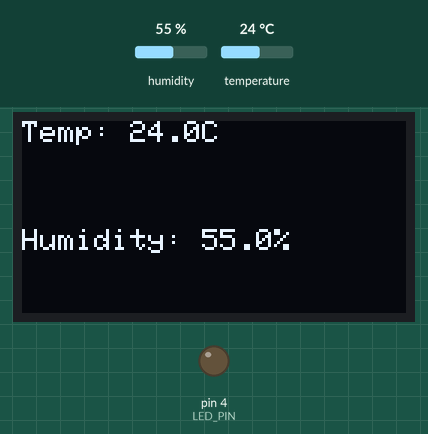
Simulated run of this sketch. Board: Arduino Uno, built with avr-gcc and run on an emulated ATmega328P. Shown: 128×64 one-colour display, output pins drawn as LEDs (lit = HIGH). The test bench sets the inputs (shaded band); at power-on: temperature 24 °C, humidity 55 %.

Above: at 1.2 s.
1.3 s: temperature set to 27.7 °C
At 2.8 s:
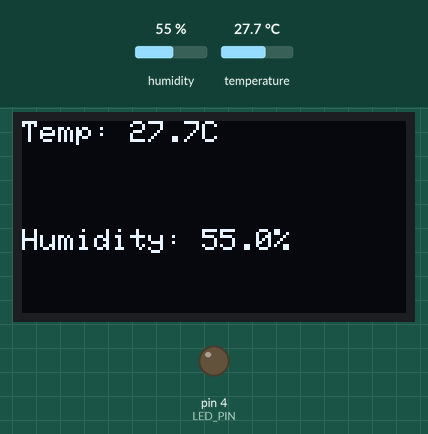
4.0 s: temperature set to 28.7 °C
At 5.6 s:
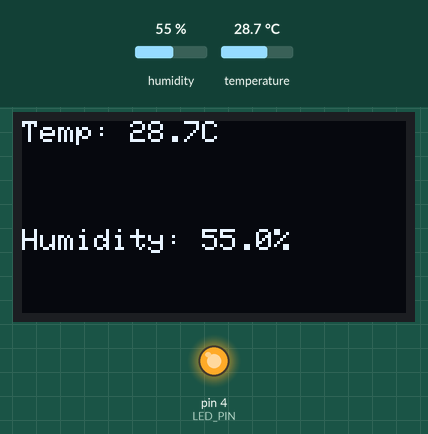
6.7 s: humidity set to 22 %
At 8.8 s:
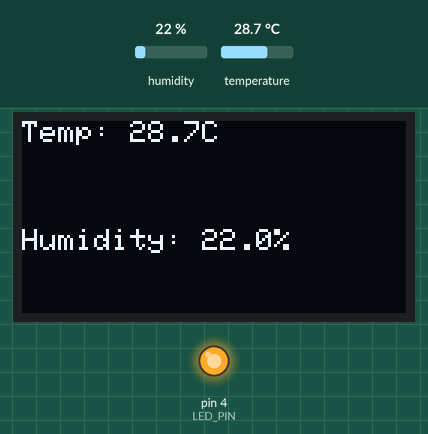
9.7 s: humidity set to 40 %
At 11.6 s:
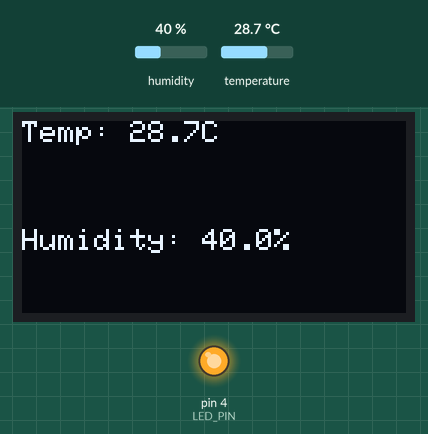
Timing chart, 0 to 13.1 s (numbered marks = the images above; inputs shaded):
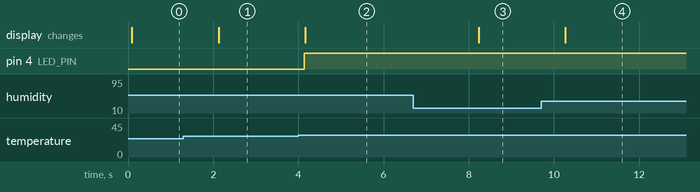

Measured:
- the behaviour switches between 28 and 28.1 °C on temperature (found by bisection; images 1 and 2)
- after the input at 1.3 s, the display: changes after 0.83 s (image 1)
- after the input at 4.0 s, pin 4 (LED_PIN): LOW → HIGH after 0.13 s; the display: changes after 0.16 s (image 2)
- after the input at 6.7 s, the display: changes after 1.5 s (image 3)
- after the input at 9.7 s, the display: changes after 0.57 s (image 4)

The sketch:

tempandhumsensor.ino
```cpp
#include <Adafruit_SSD1306.h>
#include <Adafruit_GFX.h>
#include <Adafruit_Sensor.h>
#include <DHT.h>
#include <Wire.h>

#define SCREEN_WIDTH 128
#define SCREEN_HEIGHT 64
#define OLED_RESET -1
Adafruit_SSD1306 display(SCREEN_WIDTH, SCREEN_HEIGHT, &Wire, OLED_RESET);

#define DHTPIN 18
#define DHTTYPE DHT22
DHT dht(DHTPIN, DHTTYPE);

#define LED_PIN 4
#define TEMP_THRESHOLD 28.0

void setup() {
  Serial.begin(115200);
  pinMode(LED_PIN, OUTPUT);
  digitalWrite(LED_PIN, LOW);
  dht.begin();

  if(!display.begin(SSD1306_SWITCHCAPVCC, 0x3C)) {
    Serial.println("OLED not found");
  } else {
    display.clearDisplay();
    display.setTextSize(1);
    display.setTextColor(SSD1306_WHITE);
    display.setCursor(0,0);
    display.println("Starting...");
    display.display();
  }
}

void loop() {
  float hum = dht.readHumidity();
  float temp = dht.readTemperature(); // °C
  bool valid = !(isnan(hum) || isnan(temp)); //checks whether the sensor readings read a floating point number

  if (!valid) {
    Serial.println("DHT read FAILED — turning LED OFF and retrying");
    digitalWrite(LED_PIN, LOW);   //If no floating point number reading from the sensors it'll output fail screen on OLED display
    delay(2000);
    return;
  }


  if (temp > TEMP_THRESHOLD) {
    digitalWrite(LED_PIN, HIGH);
  } else {
    digitalWrite(LED_PIN, LOW);
  }

  // Display
  display.clearDisplay();
  display.setTextSize(1);
  display.setCursor(0,0);
  display.print("Temp: "); display.print(temp,1); display.println("C");
  display.setTextSize(1);
  display.setCursor(0,36);
  display.print("Humidity: "); display.print(hum,1); display.println("%");
  display.display();

  delay(2000);
}
```
